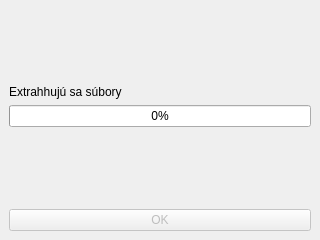
<?xml version="1.0" encoding="UTF-8"?>
<ui version="4.0">
 <class>Updater</class>
 <widget class="QMainWindow" name="Updater">
  <property name="geometry">
   <rect>
    <x>0</x>
    <y>0</y>
    <width>320</width>
    <height>240</height>
   </rect>
  </property>
  <property name="windowTitle">
   <string>Updater</string>
  </property>
  <widget class="QWidget" name="centralwidget">
   <layout class="QVBoxLayout" name="verticalLayout">
    <item>
     <spacer name="verticalSpacer">
      <property name="orientation">
       <enum>Qt::Orientation::Vertical</enum>
      </property>
      <property name="sizeHint" stdset="0">
       <size>
        <width>20</width>
        <height>40</height>
       </size>
      </property>
     </spacer>
    </item>
    <item>
     <widget class="QLabel" name="label">
      <property name="text">
       <string>Extrahhujú sa súbory</string>
      </property>
     </widget>
    </item>
    <item>
     <widget class="QProgressBar" name="progressBar">
      <property name="value">
       <number>0</number>
      </property>
     </widget>
    </item>
    <item>
     <spacer name="verticalSpacer_2">
      <property name="orientation">
       <enum>Qt::Orientation::Vertical</enum>
      </property>
      <property name="sizeHint" stdset="0">
       <size>
        <width>20</width>
        <height>40</height>
       </size>
      </property>
     </spacer>
    </item>
    <item>
     <widget class="QPushButton" name="pushButton">
      <property name="enabled">
       <bool>false</bool>
      </property>
      <property name="text">
       <string>OK</string>
      </property>
     </widget>
    </item>
   </layout>
  </widget>
 </widget>
 <resources/>
 <connections/>
</ui>
